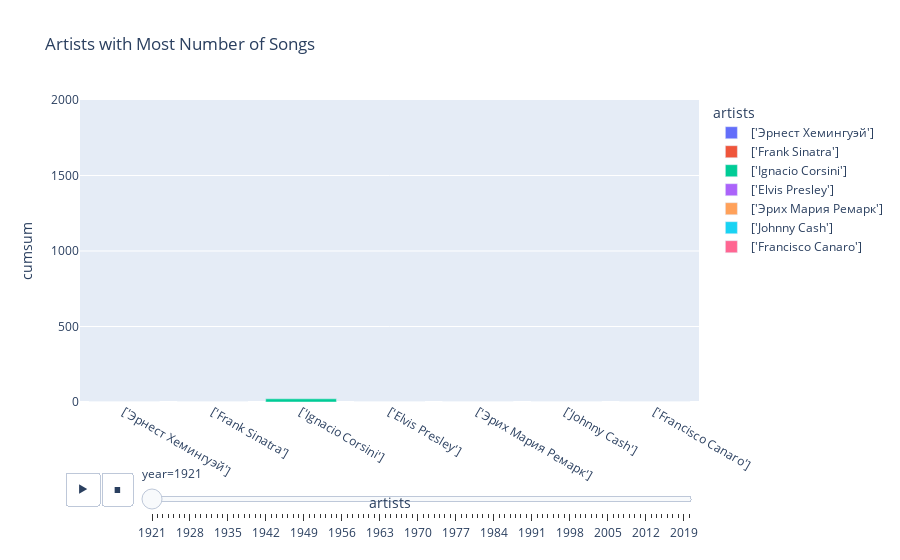

Notebook source saved alongside this figure:
### Code cell
import plotly.express as px

fig=px.bar(data_frame=df_merge,x='artists',y='cumsum',color='artists',animation_frame='year',animation_group='year',
          range_y=[0,2000],title='Artists with Most Number of Songs')
fig.show()

### Figure 1 — Plotly figure (JSON) as saved in the notebook; plotly's stock layout.template omitted (floating-point values rounded to 4 significant figures)
{"data": [{"alignmentgroup": "True", "hovertemplate": "artists=%{x}<br>year=1921<br>cumsum=%{y}<extra></extra>", "ids": [1921], "legendgroup": "['Эрнест Хемингуэй']", "marker": {"color": "#636efa"}, "name": "['Эрнест Хемингуэй']", "offsetgroup": "['Эрнест Хемингуэй']", "orientation": "v", "showlegend": true, "textposition": "auto", "type": "bar", "x": ["['Эрнест Хемингуэй']"], "xaxis": "x", "y": [0], "yaxis": "y"}, {"alignmentgroup": "True", "hovertemplate": "artists=%{x}<br>year=1921<br>cumsum=%{y}<extra></extra>", "ids": [1921], "legendgroup": "['Frank Sinatra']", "marker": {"color": "#EF553B"}, "name": "['Frank Sinatra']", "offsetgroup": "['Frank Sinatra']", "orientation": "v", "showlegend": true, "textposition": "auto", "type": "bar", "x": ["['Frank Sinatra']"], "xaxis": "x", "y": [0], "yaxis": "y"}, {"alignmentgroup": "True", "hovertemplate": "artists=%{x}<br>year=1921<br>cumsum=%{y}<extra></extra>", "ids": [1921], "legendgroup": "['Ignacio Corsini']", "marker": {"color": "#00cc96"}, "name": "['Ignacio Corsini']", "offsetgroup": "['Ignacio Corsini']", "orientation": "v", "showlegend": true, "textposition": "auto", "type": "bar", "x": ["['Ignacio Corsini']"], "xaxis": "x", "y": [21], "yaxis": "y"}, {"alignmentgroup": "True", "hovertemplate": "artists=%{x}<br>year=1921<br>cumsum=%{y}<extra></extra>", "ids": [1921], "legendgroup": "['Elvis Presley']", "marker": {"color": "#ab63fa"}, "name": "['Elvis Presley']", "offsetgroup": "['Elvis Presley']", "orientation": "v", "showlegend": true, "textposition": "auto", "type": "bar", "x": ["['Elvis Presley']"], "xaxis": "x", "y": [0], "yaxis": "y"}, {"alignmentgroup": "True", "hovertemplate": "artists=%{x}<br>year=1921<br>cumsum=%{y}<extra></extra>", "ids": [1921], "legendgroup": "['Эрих Мария Ремарк']", "marker": {"color": "#FFA15A"}, "name": "['Эрих Мария Ремарк']", "offsetgroup": "['Эрих Мария Ремарк']", "orientation": "v", "showlegend": true, "textposition": "auto", "type": "bar", "x": ["['Эрих Мария Ремарк']"], "xaxis": "x", "y": [0], "yaxis": "y"}, {"alignmentgroup": "True", "hovertemplate": "artists=%{x}<br>year=1921<br>cumsum=%{y}<extra></extra>", "ids": [1921], "legendgroup": "['Johnny Cash']", "marker": {"color": "#19d3f3"}, "name": "['Johnny Cash']", "offsetgroup": "['Johnny Cash']", "orientation": "v", "showlegend": true, "textposition": "auto", "type": "bar", "x": ["['Johnny Cash']"], "xaxis": "x", "y": [0], "yaxis": "y"}, {"alignmentgroup": "True", "hovertemplate": "artists=%{x}<br>year=1921<br>cumsum=%{y}<extra></extra>", "ids": [1921], "legendgroup": "['Francisco Canaro']", "marker": {"color": "#FF6692"}, "name": "['Francisco Canaro']", "offsetgroup": "['Francisco Canaro']", "orientation": "v", "showlegend": true, "textposition": "auto", "type": "bar", "x": ["['Francisco Canaro']"], "xaxis": "x", "y": [0], "yaxis": "y"}], "layout": {"barmode": "relative", "legend": {"title": {"text": "artists"}, "tracegroupgap": 0}, "sliders": [{"active": 0, "currentvalue": {"prefix": "year="}, "len": 0.9, "pad": {"b": 10, "t": 60}, "steps": [{"args": [["1921"], {"frame": {"duration": 0, "redraw": true}, "fromcurrent": true, "mode": "immediate", "transition": {"duration": 0, "easing": "linear"}}], "label": "1921", "method": "animate"}, {"args": [["1922"], {"frame": {"duration": 0, "redraw": true}, "fromcurrent": true, "mode": "immediate", "transition": {"duration": 0, "easing": "linear"}}], "label": "1922", "method": "animate"}, {"args": [["1923"], {"frame": {"duration": 0, "redraw": true}, "fromcurrent": true, "mode": "immediate", "transition": {"duration": 0, "easing": "linear"}}], "label": "1923", "method": "animate"}, {"args": [["1924"], {"frame": {"duration": 0, "redraw": true}, "fromcurrent": true, "mode": "immediate", "transition": {"duration": 0, "easing": "linear"}}], "label": "1924", "method": "animate"}, {"args": [["1925"], {"frame": {"duration": 0, "redraw": true}, "fromcurrent": true, "mode": "immediate", "transition": {"duration": 0, "easing": "linear"}}], "label": "1925", "method": "animate"}, {"args": [["1926"], {"frame": {"duration": 0, "redraw": true}, "fromcurrent": true, "mode": "immediate", "transition": {"duration": 0, "easing": "linear"}}], "label": "1926", "method": "animate"}, {"args": [["1927"], {"frame": {"duration": 0, "redraw": true}, "fromcurrent": true, "mode": "immediate", "transition": {"duration": 0, "easing": "linear"}}], "label": "1927", "method": "animate"}, {"args": [["1928"], {"frame": {"duration": 0, "redraw": true}, "fromcurrent": true, "mode": "immediate", "transition": {"duration": 0, "easing": "linear"}}], "label": "1928", "method": "animate"}, {"args": [["1929"], {"frame": {"duration": 0, "redraw": true}, "fromcurrent": true, "mode": "immediate", "transition": {"duration": 0, "easing": "linear"}}], "label": "1929", "method": "animate"}, {"args": [["1930"], {"frame": {"duration": 0, "redraw": true}, "fromcurrent": true, "mode": "immediate", "transition": {"duration": 0, "easing": "linear"}}], "label": "1930", "method": "animate"}, {"args": [["1931"], {"frame": {"duration": 0, "redraw": true}, "fromcurrent": true, "mode": "immediate", "transition": {"duration": 0, "easing": "linear"}}], "label": "1931", "method": "animate"}, {"args": [["1932"], {"frame": {"duration": 0, "redraw": true}, "fromcurrent": true, "mode": "immediate", "transition": {"duration": 0, "easing": "linear"}}], "label": "1932", "method": "animate"}, {"args": [["1933"], {"frame": {"duration": 0, "redraw": true}, "fromcurrent": true, "mode": "immediate", "transition": {"duration": 0, "easing": "linear"}}], "label": "1933", "method": "animate"}, {"args": [["1934"], {"frame": {"duration": 0, "redraw": true}, "fromcurrent": true, "mode": "immediate", "transition": {"duration": 0, "easing": "linear"}}], "label": "1934", "method": "animate"}, {"args": [["1935"], {"frame": {"duration": 0, "redraw": true}, "fromcurrent": true, "mode": "immediate", "transition": {"duration": 0, "easing": "linear"}}], "label": "1935", "method": "animate"}, {"args": [["1936"], {"frame": {"duration": 0, "redraw": true}, "fromcurrent": true, "mode": "immediate", "transition": {"duration": 0, "easing": "linear"}}], "label": "1936", "method": "animate"}, {"args": [["1937"], {"frame": {"duration": 0, "redraw": true}, "fromcurrent": true, "mode": "immediate", "transition": {"duration": 0, "easing": "linear"}}], "label": "1937", "method": "animate"}, {"args": [["1938"], {"frame": {"duration": 0, "redraw": true}, "fromcurrent": true, "mode": "immediate", "transition": {"duration": 0, "easing": "linear"}}], "label": "1938", "method": "animate"}, {"args": [["1939"], {"frame": {"duration": 0, "redraw": true}, "fromcurrent": true, "mode": "immediate", "transition": {"duration": 0, "easing": "linear"}}], "label": "1939", "method": "animate"}, {"args": [["1940"], {"frame": {"duration": 0, "redraw": true}, "fromcurrent": true, "mode": "immediate", "transition": {"duration": 0, "easing": "linear"}}], "label": "1940", "method": "animate"}, {"args": [["1941"], {"frame": {"duration": 0, "redraw": true}, "fromcurrent": true, "mode": "immediate", "transition": {"duration": 0, "easing": "linear"}}], "label": "1941", "method": "animate"}, {"args": [["1942"], {"frame": {"duration": 0, "redraw": true}, "fromcurrent": true, "mode": "immediate", "transition": {"duration": 0, "easing": "linear"}}], "label": "1942", "method": "animate"}, {"args": [["1943"], {"frame": {"duration": 0, "redraw": true}, "fromcurrent": true, "mode": "immediate", "transition": {"duration": 0, "easing": "linear"}}], "label": "1943", "method": "animate"}, {"args": [["1944"], {"frame": {"duration": 0, "redraw": true}, "fromcurrent": true, "mode": "immediate", "transition": {"duration": 0, "easing": "linear"}}], "label": "1944", "method": "animate"}, {"args": [["1945"], {"frame": {"duration": 0, "redraw": true}, "fromcurrent": true, "mode": "immediate", "transition": {"duration": 0, "easing": "linear"}}], "label": "1945", "method": "animate"}, {"args": [["1946"], {"frame": {"duration": 0, "redraw": true}, "fromcurrent": true, "mode": "immediate", "transition": {"duration": 0, "easing": "linear"}}], "label": "1946", "method": "animate"}, {"args": [["1947"], {"frame": {"duration": 0, "redraw": true}, "fromcurrent": true, "mode": "immediate", "transition": {"duration": 0, "easing": "linear"}}], "label": "1947", "method": "animate"}, {"args": [["1948"], {"frame": {"duration": 0, "redraw": true}, "fromcurrent": true, "mode": "immediate", "transition": {"duration": 0, "easing": "linear"}}], "label": "1948", "method": "animate"}, {"args": [["1949"], {"frame": {"duration": 0, "redraw": true}, "fromcurrent": true, "mode": "immediate", "transition": {"duration": 0, "easing": "linear"}}], "label": "1949", "method": "animate"}, {"args": [["1950"], {"frame": {"duration": 0, "redraw": true}, "fromcurrent": true, "mode": "immediate", "transition": {"duration": 0, "easing": "linear"}}], "label": "1950", "method": "animate"}, {"args": [["1951"], {"frame": {"duration": 0, "redraw": true}, "fromcurrent": true, "mode": "immediate", "transition": {"duration": 0, "easing": "linear"}}], "label": "1951", "method": "animate"}, {"args": [["1952"], {"frame": {"duration": 0, "redraw": true}, "fromcurrent": true, "mode": "immediate", "transition": {"duration": 0, "easing": "linear"}}], "label": "1952", "method": "animate"}, {"args": [["1953"], {"frame": {"duration": 0, "redraw": true}, "fromcurrent": true, "mode": "immediate", "transition": {"duration": 0, "easing": "linear"}}], "label": "1953", "method": "animate"}, {"args": [["1954"], {"frame": {"duration": 0, "redraw": true}, "fromcurrent": true, "mode": "immediate", "transition": {"duration": 0, "easing": "linear"}}], "label": "1954", "method": "animate"}, {"args": [["1955"], {"frame": {"duration": 0, "redraw": true}, "fromcurrent": true, "mode": "immediate", "transition": {"duration": 0, "easing": "linear"}}], "label": "1955", "method": "animate"}, {"args": [["1956"], {"frame": {"duration": 0, "redraw": true}, "fromcurrent": true, "mode": "immediate", "transition": {"duration": 0, "easing": "linear"}}], "label": "1956", "method": "animate"}, {"args": [["1957"], {"frame": {"duration": 0, "redraw": true}, "fromcurrent": true, "mode": "immediate", "transition": {"duration": 0, "easing": "linear"}}], "label": "1957", "method": "animate"}, {"args": [["1958"], {"frame": {"duration": 0, "redraw": true}, "fromcurrent": true, "mode": "immediate", "transition": {"duration": 0, "easing": "linear"}}], "label": "1958", "method": "animate"}, {"args": [["1959"], {"frame": {"duration": 0, "redraw": true}, "fromcurrent": true, "mode": "immediate", "transition": {"duration": 0, "easing": "linear"}}], "label": "1959", "method": "animate"}, {"args": [["1960"], {"frame": {"duration": 0, "redraw": true}, "fromcurrent": true, "mode": "immediate", "transition": {"duration": 0, "easing": "linear"}}], "label": "1960", "method": "animate"}, {"args": [["1961"], {"frame": {"duration": 0, "redraw": true}, "fromcurrent": true, "mode": "immediate", "transition": {"duration": 0, "easing": "linear"}}], "label": "1961", "method": "animate"}, {"args": [["1962"], {"frame": {"duration": 0, "redraw": true}, "fromcurrent": true, "mode": "immediate", "transition": {"duration": 0, "easing": "linear"}}], "label": "1962", "method": "animate"}, {"args": [["1963"], {"frame": {"duration": 0, "redraw": true}, "fromcurrent": true, "mode": "immediate", "transition": {"duration": 0, "easing": "linear"}}], "label": "1963", "method": "animate"}, {"args": [["1964"], {"frame": {"duration": 0, "redraw": true}, "fromcurrent": true, "mode": "immediate", "transition": {"duration": 0, "easing": "linear"}}], "label": "1964", "method": "animate"}, {"args": [["1965"], {"frame": {"duration": 0, "redraw": true}, "fromcurrent": true, "mode": "immediate", "transition": {"duration": 0, "easing": "linear"}}], "label": "1965", "method": "animate"}, {"args": [["1966"], {"frame": {"duration": 0, "redraw": true}, "fromcurrent": true, "mode": "immediate", "transition": {"duration": 0, "easing": "linear"}}], "label": "1966", "method": "animate"}, {"args": [["1967"], {"frame": {"duration": 0, "redraw": true}, "fromcurrent": true, "mode": "immediate", "transition": {"duration": 0, "easing": "linear"}}], "label": "1967", "method": "animate"}, {"args": [["1968"], {"frame": {"duration": 0, "redraw": true}, "fromcurrent": true, "mode": "immediate", "transition": {"duration": 0, "easing": "linear"}}], "label": "1968", "method": "animate"}, {"args": [["1969"], {"frame": {"duration": 0, "redraw": true}, "fromcurrent": true, "mode": "immediate", "transition": {"duration": 0, "easing": "linear"}}], "label": "1969", "method": "animate"}, {"args": [["1970"], {"frame": {"duration": 0, "redraw": true}, "fromcurrent": true, "mode": "immediate", "transition": {"duration": 0, "easing": "linear"}}], "label": "1970", "method": "animate"}, {"args": [["1971"], {"frame": {"duration": 0, "redraw": true}, "fromcurrent": true, "mode": "immediate", "transition": {"duration": 0, "easing": "linear"}}], "label": "1971", "method": "animate"}, {"args": [["1972"], {"frame": {"duration": 0, "redraw": true}, "fromcurrent": true, "mode": "immediate", "transition": {"duration": 0, "easing": "linear"}}], "label": "1972", "method": "animate"}, {"args": [["1973"], {"frame": {"duration": 0, "redraw": true}, "fromcurrent": true, "mode": "immediate", "transition": {"duration": 0, "easing": "linear"}}], "label": "1973", "method": "animate"}, {"args": [["1974"], {"frame": {"duration": 0, "redraw": true}, "fromcurrent": true, "mode": "immediate", "transition": {"duration": 0, "easing": "linear"}}], "label": "1974", "method": "animate"}, {"args": [["1975"], {"frame": {"duration": 0, "redraw": true}, "fromcurrent": true, "mode": "immediate", "transition": {"duration": 0, "easing": "linear"}}], "label": "1975", "method": "animate"}, {"args": [["1976"], {"frame": {"duration": 0, "redraw": true}, "fromcurrent": true, "mode": "immediate", "transition": {"duration": 0, "easing": "linear"}}], "label": "1976", "method": "animate"}, {"args": [["1977"], {"frame": {"duration": 0, "redraw": true}, "fromcurrent": true, "mode": "immediate", "transition": {"duration": 0, "easing": "linear"}}], "label": "1977", "method": "animate"}, {"args": [["1978"], {"frame": {"duration": 0, "redraw": true}, "fromcurrent": true, "mode": "immediate", "transition": {"duration": 0, "easing": "linear"}}], "label": "1978", "method": "animate"}, {"args": [["1979"], {"frame": {"duration": 0, "redraw": true}, "fromcurrent": true, "mode": "immediate", "transition": {"duration": 0, "easing": "linear"}}], "label": "1979", "method": "animate"}, {"args": [["1980"], {"frame": {"duration": 0, "redraw": true}, "fromcurrent": true, "mode": "immediate", "transition": {"duration": 0, "easing": "linear"}}], "label": "1980", "method": "animate"}, {"args": [["1981"], {"frame": {"duration": 0, "redraw": true}, "fromcurrent": true, "mode": "immediate", "transition": {"duration": 0, "easing": "linear"}}], "label": "1981", "method": "animate"}, {"args": [["1982"], {"frame": {"duration": 0, "redraw": true}, "fromcurrent": true, "mode": "immediate", "transition": {"duration": 0, "easing": "linear"}}], "label": "1982", "method": "animate"}, {"args": [["1983"], {"frame": {"duration": 0, "redraw": true}, "fromcurrent": true, "mode": "immediate", "transition": {"duration": 0, "easing": "linear"}}], "label": "1983", "method": "animate"}, {"args": [["1984"], {"frame": {"duration": 0, "redraw": true}, "fromcurrent": true, "mode": "immediate", "transition": {"duration": 0, "easing": "linear"}}], "label": "1984", "method": "animate"}, {"args": [["1985"], {"frame": {"duration": 0, "redraw": true}, "fromcurrent": true, "mode": "immediate", "transition": {"duration": 0, "easing": "linear"}}], "label": "1985", "method": "animate"}, {"args": [["1986"], {"frame": {"duration": 0, "redraw": true}, "fromcurrent": true, "mode": "immediate", "transition": {"duration": 0, "easing": "linear"}}], "label": "1986", "method": "animate"}, {"args": [["1987"], {"frame": {"duration": 0, "redraw": true}, "fromcurrent": true, "mode": "immediate", "transition": {"duration": 0, "easing": "linear"}}], "label": "1987", "method": "animate"}, {"args": [["1988"], {"frame": {"duration": 0, "redraw": true}, "fromcurrent": true, "mode": "immediate", "transition": {"duration": 0, "easing": "linear"}}], "label": "1988", "method": "animate"}, {"args": [["1989"], {"frame": {"duration": 0, "redraw": true}, "fromcurrent": true, "mode": "immediate", "transition": {"duration": 0, "easing": "linear"}}], "label": "1989", "method": "animate"}, {"args": [["1990"], {"frame": {"duration": 0, "redraw": true}, "fromcurrent": true, "mode": "immediate", "transition": {"duration": 0, "easing": "linear"}}], "label": "1990", "method": "animate"}, {"args": [["1991"], {"frame": {"duration": 0, "redraw": true}, "fromcurrent": true, "mode": "immediate", "transition": {"duration": 0, "easing": "linear"}}], "label": "1991", "method": "animate"}, {"args": [["1992"], {"frame": {"duration": 0, "redraw": true}, "fromcurrent": true, "mode": "immediate", "transition": {"duration": 0, "easing": "linear"}}], "label": "1992", "method": "animate"}, {"args": [["1993"], {"frame": {"duration": 0, "redraw": true}, "fromcurrent": true, "mode": "immediate", "transition": {"duration": 0, "easing": "linear"}}], "label": "1993", "method": "animate"}, {"args": [["1994"], {"frame": {"duration": 0, "redraw": true}, "fromcurrent": true, "mode": "immediate", "transition": {"duration": 0, "easing": "linear"}}], "label": "1994", "method": "animate"}, {"args": [["1995"], {"frame": {"duration": 0, "redraw": true}, "fromcurrent": true, "mode": "immediate", "transition": {"duration": 0, "easing": "linear"}}], "label": "1995", "method": "animate"}, {"args": [["1996"], {"frame": {"duration": 0, "redraw": true}, "fromcurrent": true, "mode": "immediate", "transition": {"duration": 0, "easing": "linear"}}], "label": "1996", "method": "animate"}, {"args": [["1997"], {"frame": {"duration": 0, "redraw": true}, "fromcurrent": true, "mode": "immediate", "transition": {"duration": 0, "easing": "linear"}}], "label": "1997", "method": "animate"}, {"args": [["1998"], {"frame": {"duration": 0, "redraw": true}, "fromcurrent": true, "mode": "immediate", "transition": {"duration": 0, "easing": "linear"}}], "label": "1998", "method": "animate"}, {"args": [["1999"], {"frame": {"duration": 0, "redraw": true}, "fromcurrent": true, "mode": "immediate", "transition": {"duration": 0, "easing": "linear"}}], "label": "1999", "method": "animate"}, {"args": [["2000"], {"frame": {"duration": 0, "redraw": true}, "fromcurrent": true, "mode": "immediate", "transition": {"duration": 0, "easing": "linear"}}], "label": "2000", "method": "animate"}, {"args": [["2001"], {"frame": {"duration": 0, "redraw": true}, "fromcurrent": true, "mode": "immediate", "transition": {"duration": 0, "easing": "linear"}}], "label": "2001", "method": "animate"}, {"args": [["2002"], {"frame": {"duration": 0, "redraw": true}, "fromcurrent": true, "mode": "immediate", "transition": {"duration": 0, "easing": "linear"}}], "label": "2002", "method": "animate"}, {"args": [["2003"], {"frame": {"duration": 0, "redraw": true}, "fromcurrent": true, "mode": "immediate", "transition": {"duration": 0, "easing": "linear"}}], "label": "2003", "method": "animate"}, {"args": [["2004"], {"frame": {"duration": 0, "redraw": true}, "fromcurrent": true, "mode": "immediate", "transition": {"duration": 0, "easing": "linear"}}], "label": "2004", "method": "animate"}, {"args": [["2005"], {"frame": {"duration": 0, "redraw": true}, "fromcurrent": true, "mode": "immediate", "transition": {"duration": 0, "easing": "linear"}}], "label": "2005", "method": "animate"}, {"args": [["2006"], {"frame": {"duration": 0, "redraw": true}, "fromcurrent": true, "mode": "immediate", "transition": {"duration": 0, "easing": "linear"}}], "label": "2006", "method": "animate"}, {"args": [["2007"], {"frame": {"duration": 0, "redraw": true}, "fromcurrent": true, "mode": "immediate", "transition": {"duration": 0, "easing": "linear"}}], "label": "2007", "method": "animate"}, {"args": [["2008"], {"frame": {"duration": 0, "redraw": true}, "fromcurrent": true, "mode": "immediate", "transition": {"duration": 0, "easing": "linear"}}], "label": "2008", "method": "animate"}, {"args": [["2009"], {"frame": {"duration": 0, "redraw": true}, "fromcurrent": true, "mode": "immediate", "transition": {"duration": 0, "easing": "linear"}}], "label": "2009", "method": "animate"}, {"args": [["2010"], {"frame": {"duration": 0, "redraw": true}, "fromcurrent": true, "mode": "immediate", "transition": {"duration": 0, "easing": "linear"}}], "label": "2010", "method": "animate"}, {"args": [["2011"], {"frame": {"duration": 0, "redraw": true}, "fromcurrent": true, "mode": "immediate", "transition": {"duration": 0, "easing": "linear"}}], "label": "2011", "method": "animate"}, {"args": [["2012"], {"frame": {"duration": 0, "redraw": true}, "fromcurrent": true, "mode": "immediate", "transition": {"duration": 0, "easing": "linear"}}], "label": "2012", "method": "animate"}, {"args": [["2013"], {"frame": {"duration": 0, "redraw": true}, "fromcurrent": true, "mode": "immediate", "transition": {"duration": 0, "easing": "linear"}}], "label": "2013", "method": "animate"}, {"args": [["2014"], {"frame": {"duration": 0, "redraw": true}, "fromcurrent": true, "mode": "immediate", "transition": {"duration": 0, "easing": "linear"}}], "label": "2014", "method": "animate"}, {"args": [["2015"], {"frame": {"duration": 0, "redraw": true}, "fromcurrent": true, "mode": "immediate", "transition": {"duration": 0, "easing": "linear"}}], "label": "2015", "method": "animate"}, {"args": [["2016"], {"frame": {"duration": 0, "redraw": true}, "fromcurrent": true, "mode": "immediate", "transition": {"duration": 0, "easing": "linear"}}], "label": "2016", "method": "animate"}, {"args": [["2017"], {"frame": {"duration": 0, "redraw": true}, "fromcurrent": true, "mode": "immediate", "transition": {"duration": 0, "easing": "linear"}}], "label": "2017", "method": "animate"}, {"args": [["2018"], {"frame": {"duration": 0, "redraw": true}, "fromcurrent": true, "mode": "immediate", "transition": {"duration": 0, "easing": "linear"}}], "label": "2018", "method": "animate"}, {"args": [["2019"], {"frame": {"duration": 0, "redraw": true}, "fromcurrent": true, "mode": "immediate", "transition": {"duration": 0, "easing": "linear"}}], "label": "2019", "method": "animate"}, {"args": [["2020"], {"frame": {"duration": 0, "redraw": true}, "fromcurrent": true, "mode": "immediate", "transition": {"duration": 0, "easing": "linear"}}], "label": "2020", "method": "animate"}], "x": 0.1, "xanchor": "left", "y": 0, "yanchor": "top"}], "title": {"text": "Artists with Most Number of Songs"}, "updatemenus": [{"buttons": [{"args": [null, {"frame": {"duration": 500, "redraw": true}, "fromcurrent": true, "mode": "immediate", "transition": {"duration": 500, "easing": "linear"}}], "label": "&#9654;", "method": "animate"}, {"args": [[null], {"frame": {"duration": 0, "redraw": true}, "fromcurrent": true, "mode": "immediate", "transition": {"duration": 0, "easing": "linear"}}], "label": "&#9724;", "method": "animate"}], "direction": "left", "pad": {"r": 10, "t": 70}, "showactive": false, "type": "buttons", "x": 0.1, "xanchor": "right", "y": 0, "yanchor": "top"}], "xaxis": {"anchor": "y", "categoryarray": ["['Эрнест Хемингуэй']", "['Frank Sinatra']", "['Ignacio Corsini']", "['Elvis Presley']", "['Эрих Мария Ремарк']", "['Johnny Cash']", "['Francisco Canaro']"], "categoryorder": "array", "domain": [0, 1], "title": {"text": "artists"}}, "yaxis": {"anchor": "x", "domain": [0, 1], "range": [0, 2000], "title": {"text": "cumsum"}}}}
